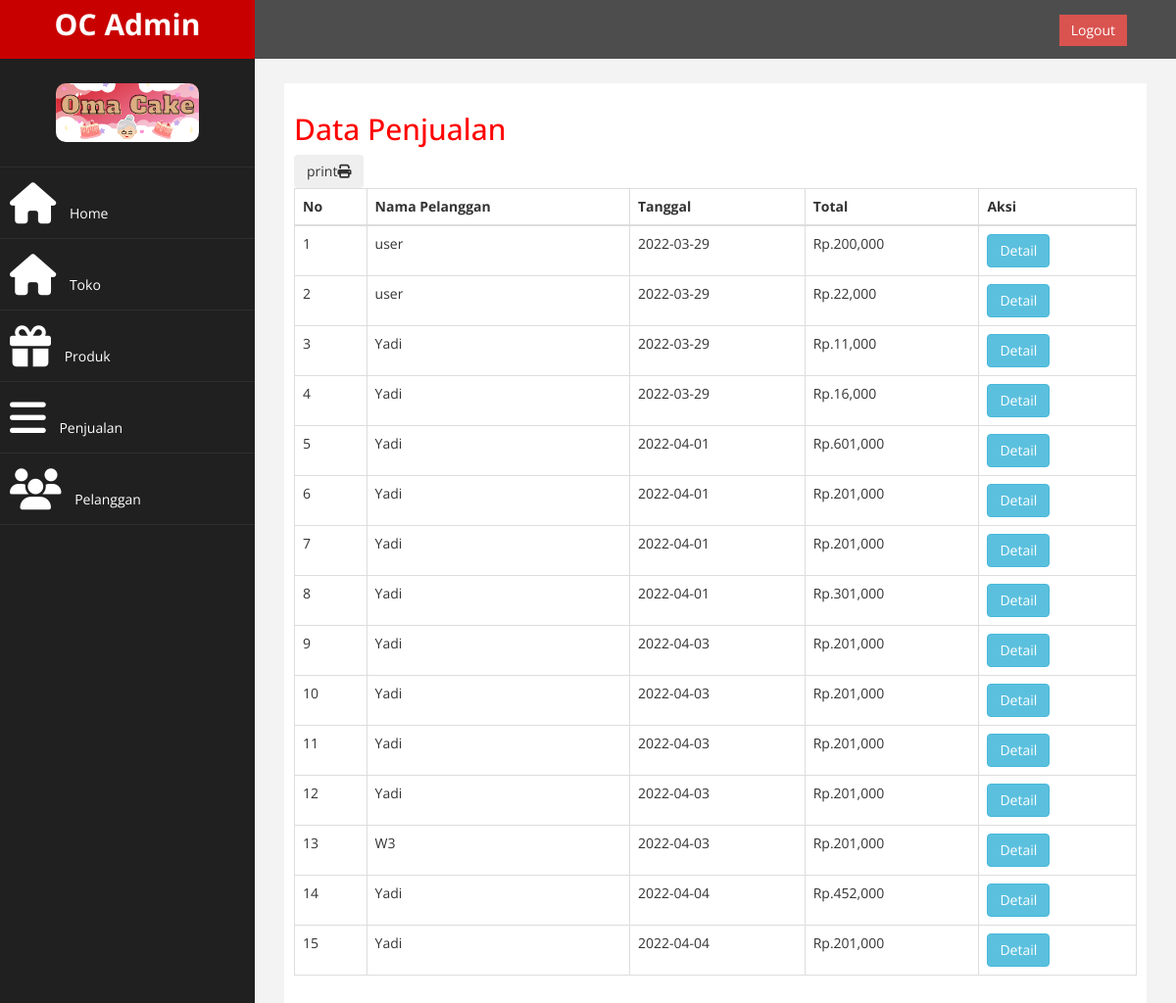
Page /admin/index.php?halaman=pembelian (signed in) on the committed database.
### tables this page shows
CREATE TABLE `pembelian` (
  `id_pembelian` int(11) NOT NULL,
  `tanggal_pembelian` date DEFAULT NULL,
  `jumlah_pembelian` int(11) NOT NULL,
  `ongkir` int(11) NOT NULL,
  `total_pembelian` int(11) DEFAULT NULL,
  `id_pelanggan` int(11) DEFAULT NULL
);

CREATE TABLE `pelanggan` (
  `id_pelanggan` int(11) NOT NULL,
  `email_pelanggan` varchar(100) DEFAULT NULL,
  `password_pelanggan` varchar(50) DEFAULT NULL,
  `nama_pelanggan` varchar(100) DEFAULT NULL,
  `telepon_pelanggan` varchar(15) DEFAULT NULL,
  `alamat_pelanggan` varchar(100) NOT NULL,
  `foto_profil` varchar(100) NOT NULL
);

### admin/pembelian.php (the view, shortened to what this page needs)
<h2>Data Penjualan</h2>
<div class="table-responsive">
			<div class="col-md">
				<button onclick="window.print()" class="btn btn-outline-secondary shadow float-left">print<i class="fa fa-print"></i></button>
			</div>
	<table class="table table-bordered">
		<thead>
			<tr>
				<th>No</th>
				<th>Nama Pelanggan</th>
				<th>Tanggal</th>
				<th>Total</th>
				<th>Aksi</th>
			</tr>
		</thead>
		<tbody>
			<?php $no=1; ?>
			<?php $query=$conn->query("SELECT * FROM pembelian JOIN pelanggan ON pembelian.id_pelanggan=pelanggan.id_pelanggan") ?>
			<?php while ($data=$query->fetch_assoc()) {
				?>
				<tr>
					<td><?php echo $no++; ?></td>
					<td><?php echo $data['nama_pelanggan']; ?></td>
					<td><?php echo $data['tanggal_pembelian']; ?></td>
					<td>Rp.<?php echo number_format($data['total_pembelian']); ?></td>
					<td>
						<a href="index.php?halaman=detail&id=<?php echo $data['id_pembelian']; ?>" class="btn btn-info">Detail</a>
					</td>
				</tr>
				<?php
			} ?>
		</tbody>
	</table>
</div>

### admin/index.php (shortened to what this page needs)
<?php
    include '../koneksi.php';
?>
<!DOCTYPE html>
<html xmlns="http://www.w3.org/1999/xhtml">
<head>
    <link href="assets/css/bootstrap.css" rel="stylesheet" />
    <link href="assets/css/font-awesome.css" rel="stylesheet" />
    <link href="assets/js/morris/morris-0.4.3.min.css" rel="stylesheet" />
    <link href="assets/css/custom.css" rel="stylesheet" />
   <link href="../asset/css/animate.min.css" rel="stylesheet">
   <link href="../asset/css/owl.carousel.css" rel="stylesheet">
   <link href="../asset/css/owl.theme.css" rel="stylesheet">
</head>
<body>
    <div id="wrapper">
        <nav class="navbar navbar-default navbar-cls-top " role="navigation" style="margin-bottom: 0">
            <div class="navbar-header">
                <a class="navbar-brand" href="login.php">OC Admin</a>
            </div>
            <div style="color: white;padding: 15px 50px 5px 50px;float: right;font-size: 16px;">
                <a href="index.php?halaman=logout" class="btn btn-danger square-btn-adjust">Logout</a>
            </div>
        </nav>
                <nav class="navbar-default navbar-side" role="navigation">
            <div class="sidebar-collapse">
                <ul class="nav" id="main-menu">
				<li class="text-center">
                    <img src="mama.png" class="user-image img-responsive"/>
					</li>
                    <li><a href="index.php"><i class="fa fa-home fa-3x"></i> Home</a></li>
                    <li><a href="index.php?halaman=toko"><i class="fa fa-home fa-3x"></i> Toko</a></li>
                    <li><a href="index.php?halaman=produk"><i class="fa fa-gift fa-3x"></i> Produk</a></li>
                    <li><a href="index.php?halaman=pembelian"><i class="fa fa-reorder fa-3x"></i> Penjualan</a></li>
                    <li><a href="index.php?halaman=pelanggan"><i class="fa fa-users fa-3x"></i> Pelanggan</a></li>
                </ul>
            </div>
        </nav>
        <div id="page-wrapper" >
            <div id="page-inner">
                <?php
                if (isset($_GET['halaman'])) {
                    if ($_GET['halaman']=="produk") {
                        include 'produk.php';
                    }
                    elseif ($_GET['halaman']=="pembelian") {
                        include 'pembelian.php';
                    }
                    elseif($_GET['halaman']=="pelanggan"){
                        include 'pelanggan.php';
                    }
                    elseif ($_GET['halaman']=="hapuspelanggan") {
                        include 'hapuspelanggan.php';
                    }
                    elseif ($_GET['halaman']=="detail") {
                        include 'detail.php';
                    }
                    elseif($_GET['halaman']=="tambahproduk"){
                        include 'tambahproduk.php';
                    }
                    elseif($_GET['halaman']=="hapusproduk"){
                        include 'hapusproduk.php';
                    }
                    elseif ($_GET['halaman']=="ubahproduk") {
                        include 'ubahproduk.php';
                    }
                    elseif ($_GET['halaman']=="toko") {
                        include 'toko.php';
                    }
                    elseif ($_GET['halaman']=="tambahwarung") {
                        include 'tambahwarung.php';
                    }
                }
                else{
                    include 'home.php';
                }
                ?>
            </div>
            </div>
        </div>
</body>
</html>

### admin/assets/css/custom.css (style rules this page uses)
body { font-family: 'Open Sans', sans-serif; }
#wrapper { width: 100%; background:#202020; }
#page-wrapper { padding: 15px 15px; min-height: 600px; background:#F3F3F3; }
#page-inner { width:100%; margin:10px 20px 10px 0px; background-color:#fff!important; padding:10px; min-height:1200px; }
.text-center { text-align:center; }
h2 { color: #f00; }
.square-btn-adjust { border: 0px solid transparent; -webkit-border-radius: 0px; -moz-border-radius: 0px; border-radius: 0px; }
.user-image { margin: 25px auto; -webkit-border-radius: 10px; -moz-border-radius: 10px; border-radius: 10px; max-height:170px; max-width:170px; }
.navbar-cls-top .navbar-brand { color: #fff; background: #C90000; width: 260px; text-align: center; height: 60px; font-size: 30px; font-weight: 700; }
.sidebar-collapse , .sidebar-collapse .nav { background:none; }
.sidebar-collapse .nav { padding:0; }
.sidebar-collapse .nav > li > a { color:#fff; background:#202020; text-shadow:none; }
.sidebar-collapse > .nav > li > a { padding:15px 10px; }
.sidebar-collapse > .nav > li { border-bottom: 1px solid rgba(107, 108, 109, 0.19); }
.navbar-side { border:none; background-color: #202020; }
.navbar-cls-top { background:#4D4D4D; border-bottom:none; }
.navbar-default { border:0px solid black; }
.navbar-header { background: #A70303; }
.nav > li > a > i { margin-right:10px; }
@media (min-width:768px) { #page-wrapper { margin: 0 0 0 260px; padding: 15px 30px; min-height: 1200px; } }
@media (min-width:768px) { .navbar-side { z-index: 1; position: absolute; width: 260px; } }
@media (min-width:768px) { .navbar { border-radius: 0px; } }

### rows in the picture
pembelian: id_pelanggan.nama_pelanggan "user", tanggal_pembelian "2022-03-29", total_pembelian "200,000"
pembelian: id_pelanggan.nama_pelanggan "user", tanggal_pembelian "2022-03-29", total_pembelian "22,000"
pembelian: id_pelanggan.nama_pelanggan "Yadi", tanggal_pembelian "2022-03-29", total_pembelian "11,000"
pembelian: id_pelanggan.nama_pelanggan "Yadi", tanggal_pembelian "2022-03-29", total_pembelian "16,000"
pembelian: id_pelanggan.nama_pelanggan "Yadi", tanggal_pembelian "2022-04-01", total_pembelian "601,000"
pembelian: id_pelanggan.nama_pelanggan "Yadi", tanggal_pembelian "2022-04-01", total_pembelian "201,000"
pembelian: id_pelanggan.nama_pelanggan "Yadi", tanggal_pembelian "2022-04-01", total_pembelian "201,000"
pembelian: id_pelanggan.nama_pelanggan "Yadi", tanggal_pembelian "2022-04-01", total_pembelian "301,000"
pembelian: id_pelanggan.nama_pelanggan "Yadi", tanggal_pembelian "2022-04-03", total_pembelian "201,000"
pembelian: id_pelanggan.nama_pelanggan "Yadi", tanggal_pembelian "2022-04-03", total_pembelian "201,000"
pembelian: id_pelanggan.nama_pelanggan "Yadi", tanggal_pembelian "2022-04-03", total_pembelian "201,000"
pembelian: id_pelanggan.nama_pelanggan "Yadi", tanggal_pembelian "2022-04-03", total_pembelian "201,000"
pembelian: id_pelanggan.nama_pelanggan "W3", tanggal_pembelian "2022-04-03", total_pembelian "201,000"
pembelian: id_pelanggan.nama_pelanggan "Yadi", tanggal_pembelian "2022-04-04", total_pembelian "452,000"
pembelian: id_pelanggan.nama_pelanggan "Yadi", tanggal_pembelian "2022-04-04", total_pembelian "201,000"
